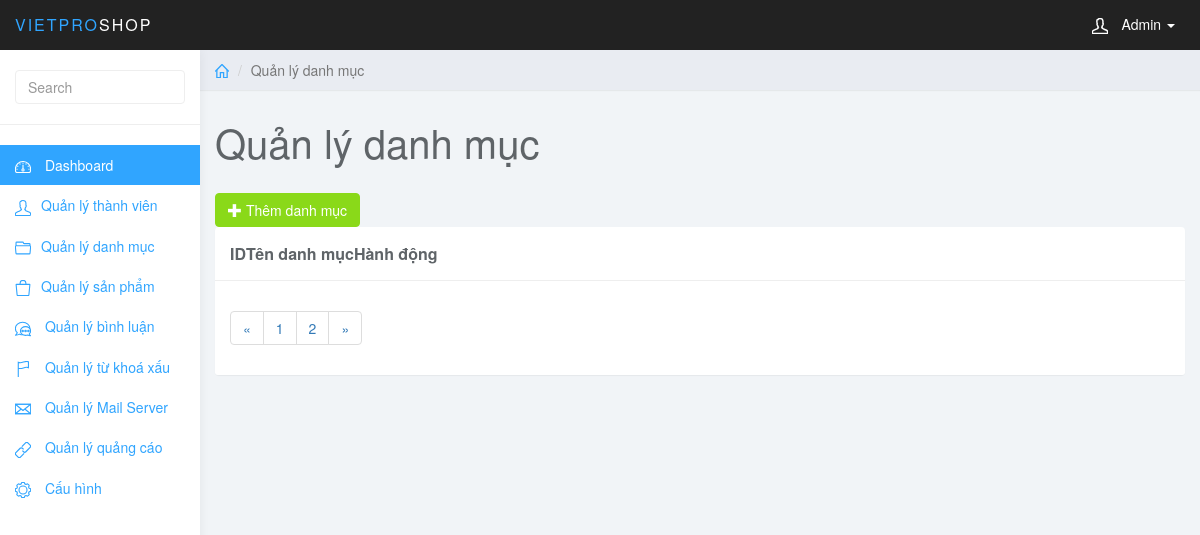
The app's page /admin/index.php?page_layout=category&page=3 (signed in), older data.
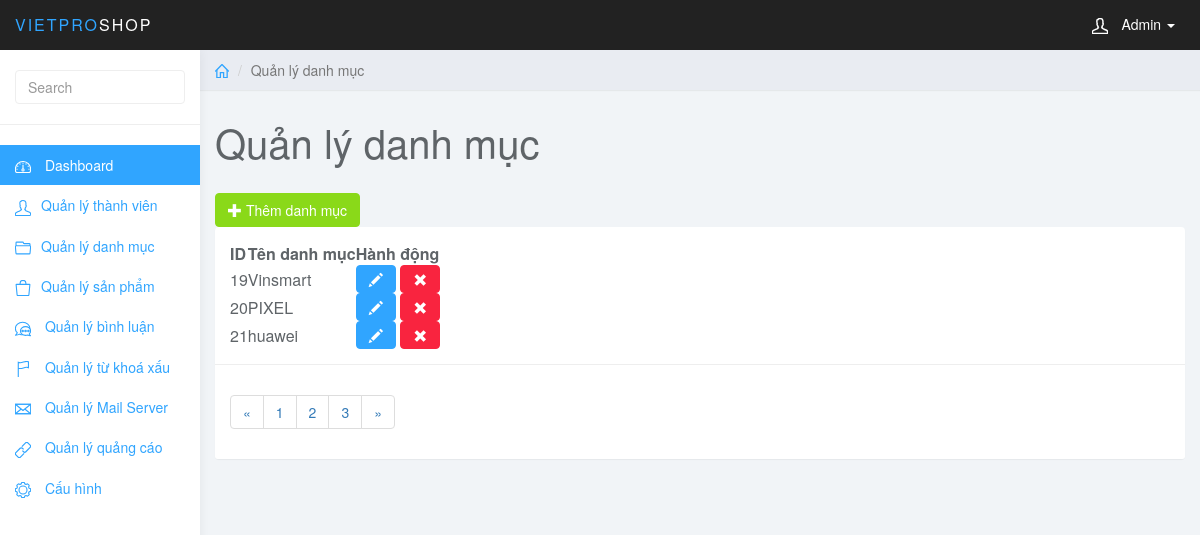
The same page, newer data.
### tables this page shows
CREATE TABLE `category` (
  `cat_id` int(11) NOT NULL,
  `cat_name` varchar(255) NOT NULL
);

### admin/category.php (the view, shortened to what this page needs)
<div class="col-sm-9 col-sm-offset-3 col-lg-10 col-lg-offset-2 main">
	<div class="row">
		<ol class="breadcrumb">
			<li><a href="#"><svg class="glyph stroked home">
						<use xlink:href="#stroked-home"></use>
					</svg></a></li>
			<li class="active">Quản lý danh mục</li>
		</ol>
	</div>
	<div class="row">
		<div class="col-lg-12">
			<h1 class="page-header">Quản lý danh mục</h1>
		</div>
	</div>
	<div id="toolbar" class="btn-group">
		<a href="index.php?page_layout=add_category" class="btn btn-success">
			<i class="glyphicon glyphicon-plus"></i> Thêm danh mục
		</a>
	</div>
	<div class="row">
		<div class="col-md-12">
			<div class="panel panel-default">
				<div class="panel-body">
					<table data-toolbar="#toolbar" data-toggle="table">
						<thead>
							<tr>
								<th data-field="id" data-sortable="true">ID</th>
								<th>Tên danh mục</th>
								<th>Hành động</th>
							</tr>
						</thead>
						<tbody>
							<?php
							if (isset($_GET["page"])) {
								$page = $_GET["page"];
							} else {
								$page = 1;
							}
							$rows_per_page = 5;
							$per_row = $page * $rows_per_page - $rows_per_page;
							$total_rows = mysqli_num_rows(mysqli_query($conn, "SELECT * FROM category"));
							$total_pages = ceil($total_rows / $rows_per_page);
							$list_page = '<ul class="pagination">';
							$page_prev = $page - 1;
							$list_page .= '<li class="page-item"><a class="page-link" href="index.php?page_layout=category&page=' . $page_prev . '">&laquo;</a></li>';
							for ($u = 1; $u <= $total_pages; $u++) {
								$list_page .= '<li class="page-item"><a class="page-link" href="index.php?page_layout=category&page=' . $u . '">' . $u . '</a></li>';
							}
							$page_next = $page + 1;
							if ($page_next > $total_pages) {
								$page_next = $total_pages;
							}
							$list_page .= '<li class="page-item"><a class="page-link" href="index.php?page_layout=category&page=' . $page_next . '">&raquo;</a></li>';
							$list_page .= '</ul>';
							$sql = "SELECT * FROM category
									ORDER BY cat_id ASC
									LIMIT $per_row, $rows_per_page";
							$query = mysqli_query($conn, $sql);
							while ($row = mysqli_fetch_array($query)) {
							?>
								<tr>
									<td style=""><?php echo $row["cat_id"]; ?></td>
									<td style=""><?php echo $row["cat_name"]; ?></td>
									<td class="form-group">
										<a href="index.php?page_layout=edit_category&cat_id=<?php echo $row["cat_id"]?>" class="btn btn-primary"><i class="glyphicon glyphicon-pencil"></i></a>
										<a href="del_category.php?cat_id=<?php echo $row["cat_id"] ?>" class="btn btn-danger"><i class="glyphicon glyphicon-remove"></i></a>
									</td>
								</tr>
							<?php } ?>
						</tbody>
					</table>
				</div>
				<div class="panel-footer">
					<nav aria-label="Page navigation example">
						<?php echo $list_page; ?>
					</nav>
				</div>
			</div>
		</div>
	</div>
</div>

Row changes from the older to the newer data that the page shows:
added category: cat_id "19", cat_name "Vinsmart"
added category: cat_id "20", cat_name "PIXEL"
added category: cat_id "21", cat_name "huawei"
Text that changed along with them:
new list line: "3"
